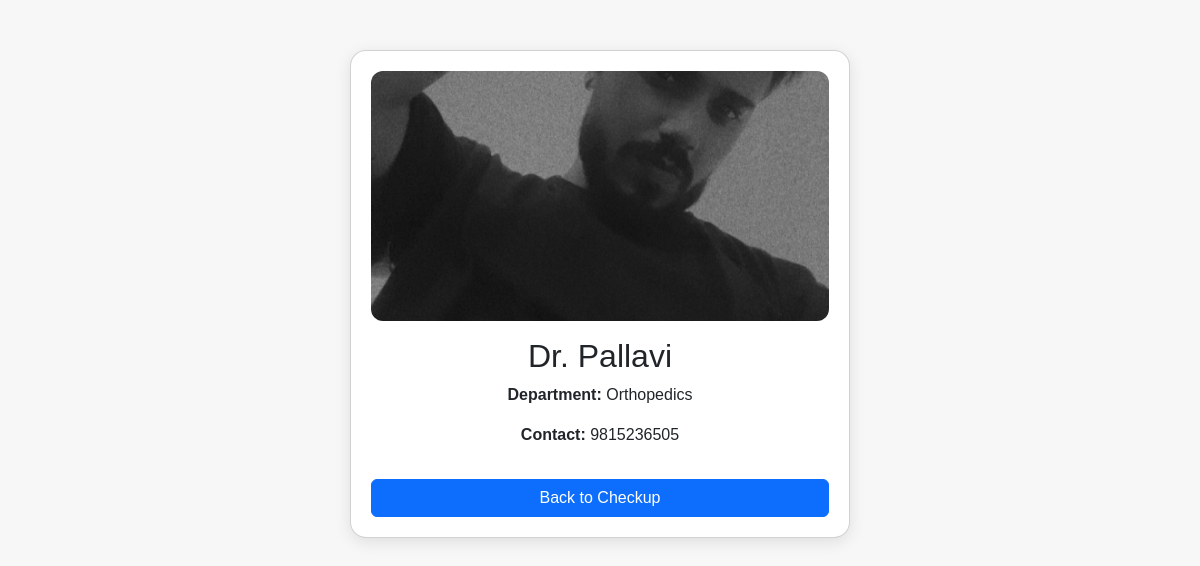
The app's page /checkup/doctor/2/ with its own data.
### doctors/models.py (models this page shows, shortened)
class Doctor(models.Model):
    name = models.CharField(max_length=100)
    department = models.ForeignKey(Department, on_delete=models.CASCADE)
    contact_number = models.CharField(max_length=15)
    image = models.ImageField(upload_to='doctors/', blank=True, null=True)  # <-- new field

class Department(models.Model):
    name = models.CharField(max_length=100)

### doctors/views.py (the view)
# urls.py: path('doctor/<int:pk>/', doctor_detail_view, name='doctor_detail'),
def doctor_detail_view(request, pk):
    doctor = get_object_or_404(Doctor, pk=pk)
    return render(request, 'doctors/doctor_detail.html', {'doctor': doctor})

### doctors/templates/doctors/doctor_detail.html (shortened to what this page needs)
{% load static %}
<!DOCTYPE html>
<html lang="en">
<head>
    <link href="https://cdn.jsdelivr.net/npm/bootstrap@5.3.0/dist/css/bootstrap.min.css" rel="stylesheet">
</head>
<body>
    <div class="card text-center">
        {% if doctor.image %}
            <img src="{{ doctor.image.url }}" alt="{{ doctor.name }}" class="doctor-img mb-3">
        {% endif %}
        <h2>{{ doctor.name }}</h2>
        <p><strong>Department:</strong> {{ doctor.department.name }}</p>
        <p><strong>Contact:</strong> {{ doctor.contact_number }}</p>
        <a href="{% url 'start_checkup' %}" class="btn btn-primary mt-3">Back to Checkup</a>
    </div>
</body>
</html>

### doctors/templates/doctors/doctor_detail.html (style rules this page uses)
body { background: #f7f7f7; font-family: Arial, sans-serif; }
.card { max-width: 500px; margin: 50px auto; padding: 20px; border-radius: 16px; background: #fff; box-shadow: 0 4px 16px rgba(0,0,0,0.1); }
.doctor-img { width: 100%; max-height: 250px; object-fit: cover; border-radius: 12px; }

### records on screen
Doctor: image (picture), name "Dr. Pallavi", department.name "Orthopedics", contact_number "9815236505"
